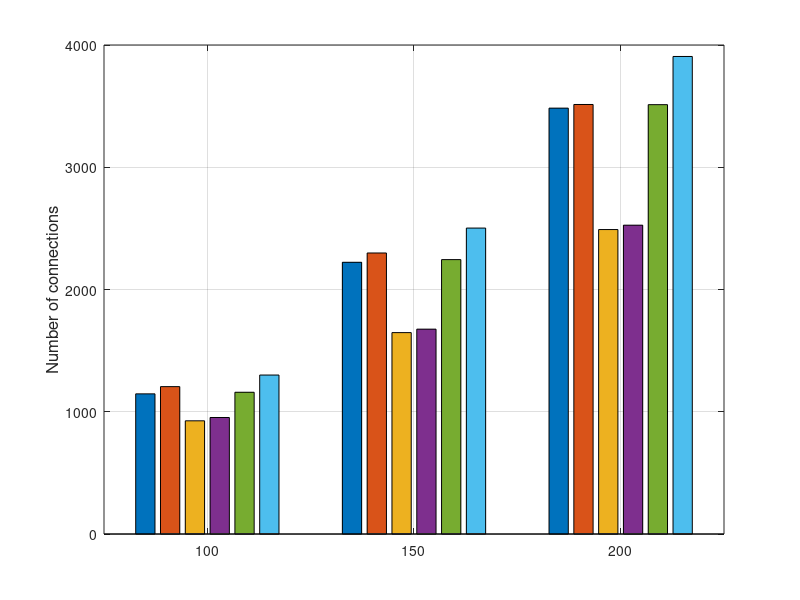

Source code (MATLAB): (Note: this script raises an error after producing the figure.)
clc;
close all;
clear;
% optimality gaps of FF ascending and descending for different architecture
% and number of PODs

%% arch2 connection 
% arch2_cnkopt_aff_cnk100 = 1146.5;
% arch2_cnkopt_opt_cnk100 = 1205.6;
% 
% arch2_cnkopt_aff_cnk150 = 2222.65;
% arch2_cnkopt_opt_cnk150 = 2298.7;
% 
% arch2_cnkopt_aff_cnk200 = 3.483600000000000e+03;
% arch2_cnkopt_opt_cnk200 = 3.513450000000000e+03;
% 
% y = [[arch2_cnkopt_aff_cnk100, arch2_cnkopt_opt_cnk100];...
%     [arch2_cnkopt_aff_cnk150, arch2_cnkopt_opt_cnk150];...
%     [arch2_cnkopt_aff_cnk200, arch2_cnkopt_opt_cnk200]];
% 
% figure1 = figure('units','normalized','Position', [0.1 0.1 0.35 0.3]);
% axes1 = axes('Parent', figure1);
% hold(axes1, 'on');
% box(axes1, 'on');
% grid(axes1, 'on');
% set(axes1, 'xtick', [1, 2, 3]);
% set(axes1, 'xticklabel', ['100'; '150'; '200']);
% % ytick = get(axes1, 'ytick');
% % set(axes1, 'yticklabel', ytick(1:2:end))
% xlabel('Number of PODs', 'fontsize', 12)
% ylabel('Number of connections', 'fontsize', 12)
% bar1 = bar(y);
% bar1(1).FaceColor = [0.85, 0.33, 0.1];
% bar1(2).FaceColor = [0, 0.45, 0.74];
% set(bar1(1), 'displayname', 'Heuristic')
% set(bar1(2), 'displayname', 'MILP')
% h = legend(axes1, 'show', 'location', 'northwest');
% h.FontSize = 12;
% % pbaspect([3 1 1])
% % title('Connection optimization')
% % saveas(figure1, 'pod100_cnkopt_cnk.jpg')

%% arch4 connection 
% arch4_cnkopt_aff_cnk100 = 926;
% arch4_cnkopt_opt_cnk100 = 953;
% 
% arch4_cnkopt_aff_cnk150 = 1675.4;
% arch4_cnkopt_opt_cnk150 = 1647.7;
% 
% arch4_cnkopt_aff_cnk200 = 2.49040e+03;
% arch4_cnkopt_opt_cnk200 = 2.52615e+03;
% 
% y = [[arch4_cnkopt_aff_cnk100, arch4_cnkopt_opt_cnk100];...
%     [arch4_cnkopt_aff_cnk150, arch4_cnkopt_opt_cnk150];...
%     [arch4_cnkopt_aff_cnk200, arch4_cnkopt_opt_cnk200]];
% 
% figure1 = figure;
% axes1 = axes('Parent', figure1);
% hold(axes1, 'on');
% box(axes1, 'on');
% grid(axes1, 'on');
% set(axes1, 'xtick', [1, 2, 3]);
% set(axes1, 'xticklabel', ['100'; '150'; '200']);
% % xlabel('\beta', 'fontsize', 12)
% ylabel('Number of connections', 'fontsize', 12)
% bar1 = bar(y);
% bar1(1).FaceColor = [0.85, 0.33, 0.1];
% bar1(2).FaceColor = [0, 0.45, 0.74];
% set(bar1(1), 'displayname', 'Heuristic')
% set(bar1(2), 'displayname', 'MILP')
% h = legend(axes1, 'show', 'location', 'northwest');
% h.FontSize = 12;
% % title('Connection optimization')
% % saveas(figure1, 'pod100_cnkopt_cnk.jpg')

%% arch5 connection 
% arch5_cnkopt_aff_cnk100 = 1159.5;
% arch5_cnkopt_opt_cnk100 = 1300.3;
% 
% arch5_cnkopt_aff_cnk150 = 2244.6;
% arch5_cnkopt_opt_cnk150 = 2502.5;
% 
% arch5_cnkopt_aff_cnk200 = 3.5121e+03;
% arch5_cnkopt_opt_cnk200 = 3.9062e+03;
% 
% y = [[arch5_cnkopt_aff_cnk100, arch5_cnkopt_opt_cnk100];...
%     [arch5_cnkopt_aff_cnk150, arch5_cnkopt_opt_cnk150];...
%     [arch5_cnkopt_aff_cnk200, arch5_cnkopt_opt_cnk200]];
% 
% figure1 = figure;
% axes1 = axes('Parent', figure1);
% hold(axes1, 'on');
% box(axes1, 'on');
% grid(axes1, 'on');
% set(axes1, 'xtick', [1, 2, 3]);
% set(axes1, 'xticklabel', ['100'; '150'; '200']);
% % xlabel('\beta', 'fontsize', 12)
% ylabel('Number of connections', 'fontsize', 12)
% bar1 = bar(y);
% bar1(1).FaceColor = [0.85, 0.33, 0.1];
% bar1(2).FaceColor = [0, 0.45, 0.74];
% set(bar1(1), 'displayname', 'Heuristic')
% set(bar1(2), 'displayname', 'MILP')
% h = legend(axes1, 'show', 'location', 'northwest');
% h.FontSize = 12;
% % title('Connection optimization')
% % saveas(figure1, 'pod100_cnkopt_cnk.jpg')

%% Plot all
arch2_cnkopt_aff_cnk100 = 1146.5;
arch2_cnkopt_opt_cnk100 = 1205.6;

arch2_cnkopt_aff_cnk150 = 2222.65;
arch2_cnkopt_opt_cnk150 = 2298.7;

arch2_cnkopt_aff_cnk200 = 3.483600000000000e+03;
arch2_cnkopt_opt_cnk200 = 3.513450000000000e+03;

y1 = [[arch2_cnkopt_aff_cnk100, arch2_cnkopt_opt_cnk100];...
    [arch2_cnkopt_aff_cnk150, arch2_cnkopt_opt_cnk150];...
    [arch2_cnkopt_aff_cnk200, arch2_cnkopt_opt_cnk200]];

arch4_cnkopt_aff_cnk100 = 926;
arch4_cnkopt_opt_cnk100 = 953;

arch4_cnkopt_aff_cnk150 = 1647.4;
arch4_cnkopt_opt_cnk150 = 1675.7;

arch4_cnkopt_aff_cnk200 = 2.49040e+03;
arch4_cnkopt_opt_cnk200 = 2.52615e+03;

y2 = [[arch4_cnkopt_aff_cnk100, arch4_cnkopt_opt_cnk100];...
    [arch4_cnkopt_aff_cnk150, arch4_cnkopt_opt_cnk150];...
    [arch4_cnkopt_aff_cnk200, arch4_cnkopt_opt_cnk200]];


arch5_cnkopt_aff_cnk100 = 1159.5;
arch5_cnkopt_opt_cnk100 = 1300.3;

arch5_cnkopt_aff_cnk150 = 2244.6;
arch5_cnkopt_opt_cnk150 = 2502.5;

arch5_cnkopt_aff_cnk200 = 3.5121e+03;
arch5_cnkopt_opt_cnk200 = 3.9062e+03;

y3 = [[arch5_cnkopt_aff_cnk100, arch5_cnkopt_opt_cnk100];...
    [arch5_cnkopt_aff_cnk150, arch5_cnkopt_opt_cnk150];...
    [arch5_cnkopt_aff_cnk200, arch5_cnkopt_opt_cnk200]];

y = [y1, y2, y3];

figure1 = figure('units','normalized','Position', [0.1 0.1 0.35 0.3]);
axes1 = axes('Parent', figure1);
hold(axes1, 'on');
box(axes1, 'on');
grid(axes1, 'on');
set(axes1, 'xtick', [1, 2, 3]);
set(axes1, 'xticklabel', ['100'; '150'; '200']);
% xlabel('\beta', 'fontsize', 12)
ylabel('Number of connections', 'fontsize', 12)
bar1 = bar(y);
bar1(1).FaceColor = [0 0.45 0.74];
bar1(2).FaceColor = [0 0.45 0.74];
bar1(2).LineStyle = '--';

bar1(3).FaceColor = [0.85 0.33 0.01];
bar1(4).FaceColor = [0.85 0.33 0.01];
bar1(4).LineStyle = '--';

bar1(5).FaceColor = [0.93 0.69 0.13];
bar1(6).FaceColor = [0.93 0.69 0.13];
bar1(6).LineStyle = '--';

for i=1:6
    bar1(i).LineWidth = 1.5;
end
set(bar1(1), 'displayname', 'Arch 2 Heuristic')
set(bar1(2), 'displayname', 'Arch 2 MILP')
set(bar1(3), 'displayname', 'Arch 3 Heuristic')
set(bar1(4), 'displayname', 'Arch 3 MILP')
set(bar1(5), 'displayname', 'Arch 4 Heuristic')
set(bar1(6), 'displayname', 'Arch 4 MILP')
h = legend(axes1, 'show', 'location', 'southeast');
h.FontSize = 12;
xlabel('Number of PODs')
saveas(figure1, 'cnkAll.jpg')
